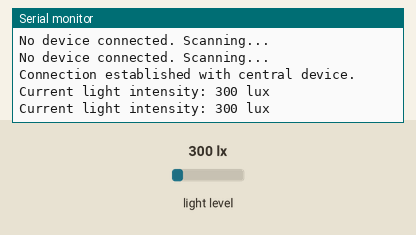
The sketch below on a simulated Arduino Nano 33 IoT. Parts: the last lines printed to the serial monitor. The inputs (shaded band) are chosen by the test bench; at power-on: light level 300 lx. Nothing arrives over Bluetooth unless stated; a phone connects over Bluetooth LE 3 s after start.

Above: at 4.8 s.
4.9 s: light level set to 40 lx
At 5.7 s:
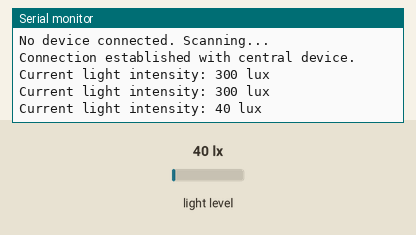
6.5 s: light level set to 500 lx
At 7.8 s:
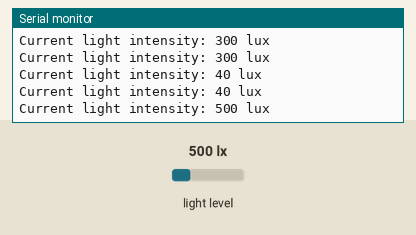
Timing chart, 0 to 9.5 s (numbered marks = the images above; inputs shaded):
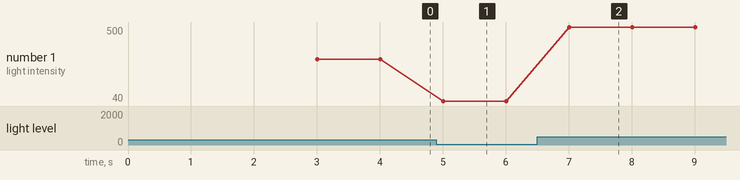

Measured:
- after the input at 4.9 s, the serial monitor: prints a new line after 0.10 s (image 1)
- after the input at 6.5 s, the serial monitor: prints a new line after 0.51 s (image 2)
- plotted number 1: 300 → 40 after the input at 4.9 s, 40 → 500 after the input at 6.5 s

The sketch:

script1.ino
```cpp
#include <Wire.h>
#include <BH1750.h>
#include <ArduinoBLE.h>

// Define BLE service and characteristic UUIDs
BLEService lightSensorService("19B10000-E8F2-537E-4F6C-D104768A1214");
BLEByteCharacteristic lightLevelCharacteristic(
  "19B10001-E8F2-537E-4F6C-D104768A1214",
  BLERead | BLENotify
);

// Create an instance of the BH1750 light sensor
BH1750 lightSensor;

void setup() {
  Serial.begin(9600);

  // Initialize I2C and light sensor
  Wire.begin();
  if (!lightSensor.begin(BH1750::CONTINUOUS_HIGH_RES_MODE)) {
    Serial.println("Error: BH1750 sensor initialization failed.");
    while (true);
  }
  Serial.println("BH1750 light sensor successfully initialized.");

  // Initialize BLE
  if (!BLE.begin()) {
    Serial.println("Error: Unable to start BLE module.");
    while (true);
  }
  Serial.println("BLE module initialized and ready.");

  // Configure BLE service and characteristic
  BLE.setLocalName("LightSensor");
  BLE.setAdvertisedService(lightSensorService);
  lightSensorService.addCharacteristic(lightLevelCharacteristic);
  BLE.addService(lightSensorService);
  BLE.advertise();

  Serial.println("BLE service is now broadcasting. Waiting for central device...");
}

void loop() {
  // Wait for a BLE central device to connect
  BLEDevice centralDevice = BLE.central();

  if (centralDevice) {
    Serial.println("Connection established with central device.");

    while (centralDevice.connected()) {
      // Read current lux value
      uint16_t lux = lightSensor.readLightLevel();

      if (lux == 0) {
        Serial.println("Warning: Light sensor returned zero or invalid reading.");
      } else {
        Serial.print("Current light intensity: ");
        Serial.print(lux);
        Serial.println(" lux");

        // Send light level data over BLE
        lightLevelCharacteristic.writeValue(lux);
      }

      delay(1000);
    }

    Serial.println("Central device has disconnected.");
  } else {
    Serial.println("No device connected. Scanning...");
    delay(1000);
  }
}
```
